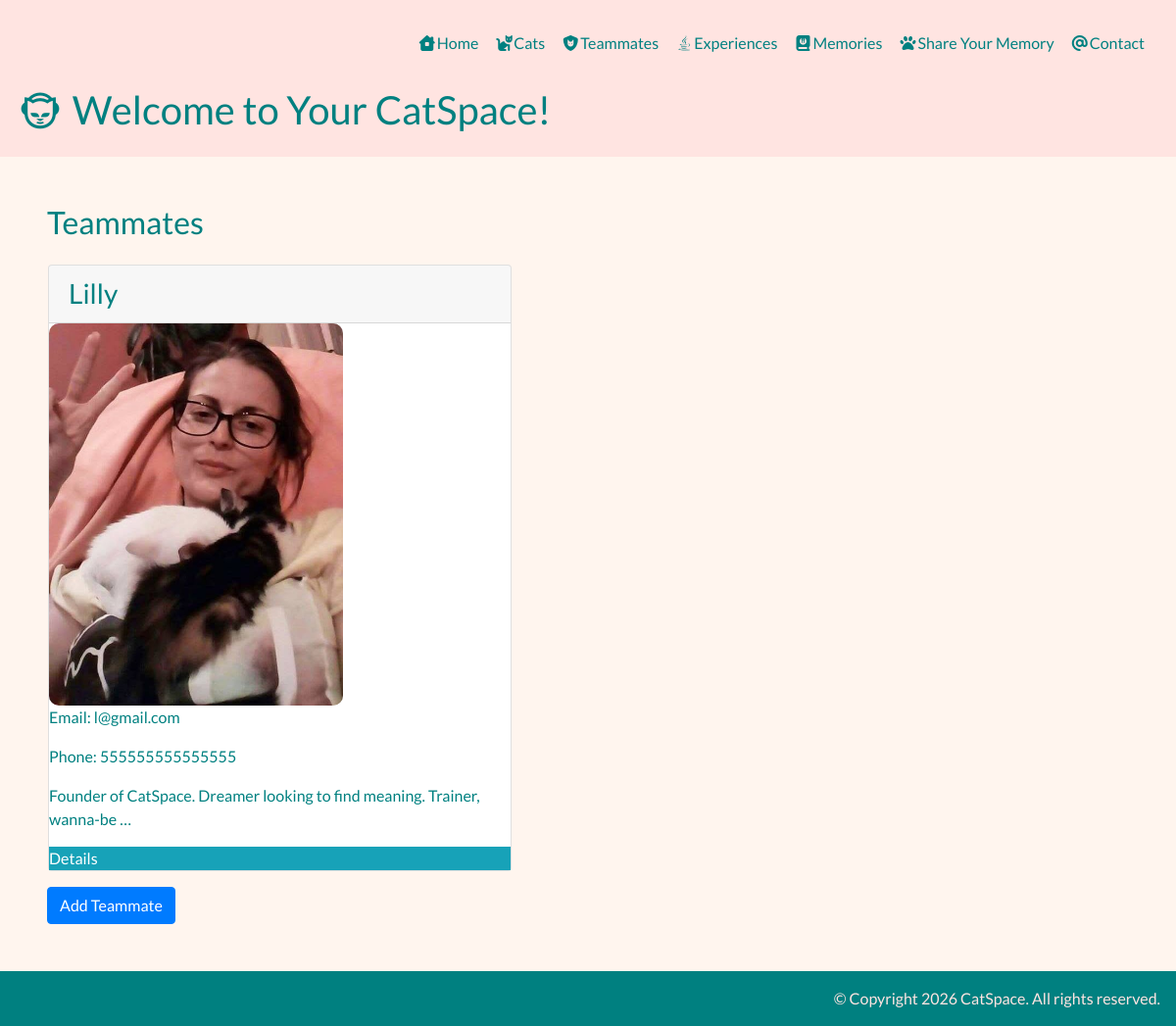
Page /teammates/ on the earlier database version.
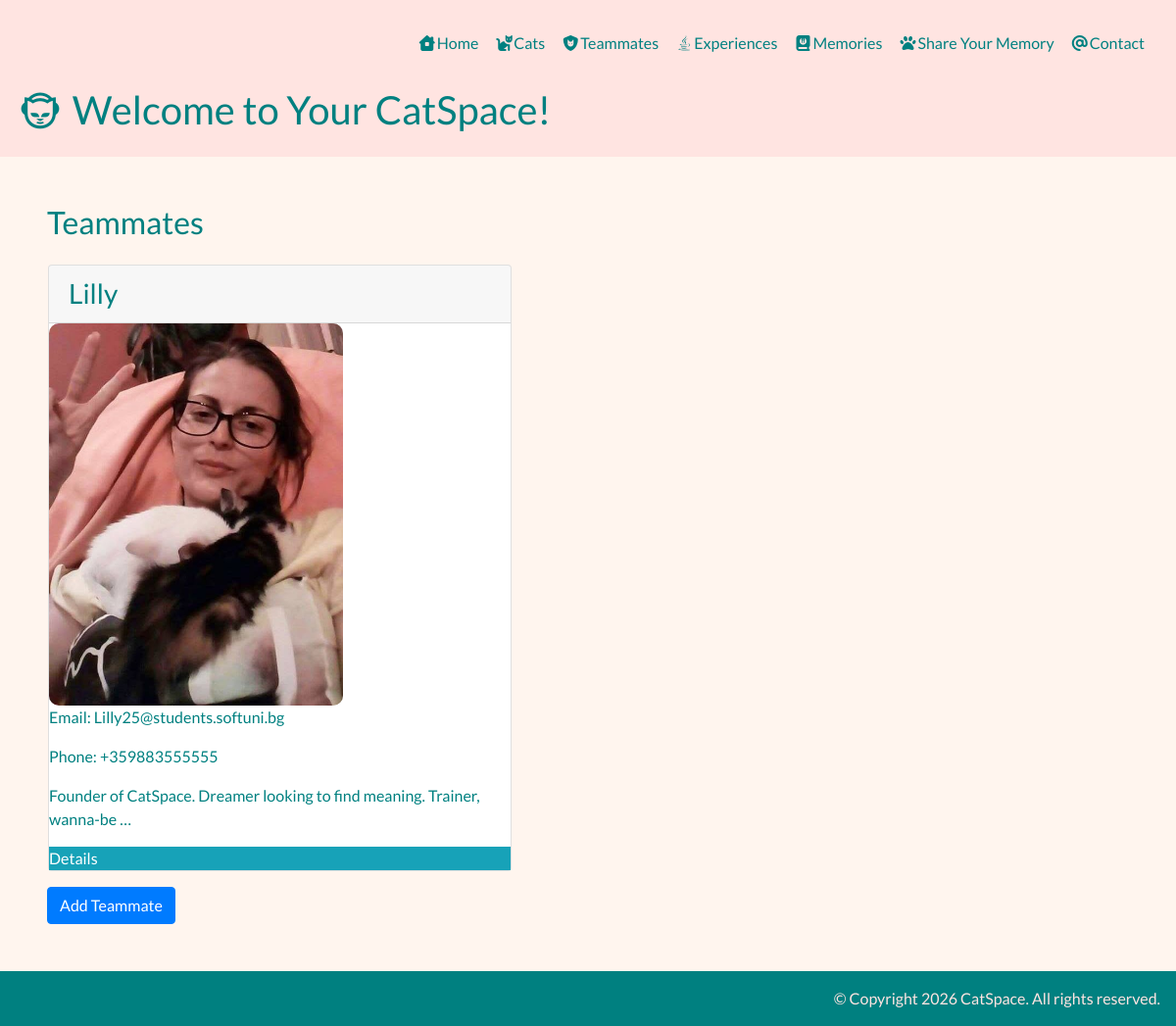
Same page on the later database version.
### teammates/models.py (models this page shows)
class Teammate(TimeStampMixin):
    name = models.CharField(max_length=30)
    description = models.TextField(blank=True)
    email = models.EmailField(max_length=100, unique=True)
    phone = PhoneNumberField(region="BG", blank=True, null=True)
    image_url = models.URLField(blank=True, null=True)
    username = models.CharField(max_length=30, unique=True, validators=[RegexValidator(r"^\w+\Z")])
    def __str__(self) -> str:
        return self.name

### teammates/views.py (the view)
# urls.py: path("", views.TeammateList.as_view(), name="list"),
class TeammateList(ListView):
    model = Teammate

### templates/teammates/teammate_list.html
{% extends "base.html" %}
{% load static %}
{% block content %}
    <h2>Teammates</h2>
    <section class="row">
        {% for teammate in teammate_list %}
            <article class="card col-5 m-3 p-0">
                <h3 class="card-header">{{ teammate }}</h3>
                <div class="card-img">
                    {% if teammate.image_url %}
                        <a href="{{ teammate.image_url }}">
                            <img src="{{ teammate.image_url }}" alt="Profile Image" width="300px">
                        </a>
                    {% endif %}
                </div>
                <p>Email: {{ teammate.email }}</p>
                {% if teammate.phone %}<p>Phone: {{ teammate.phone }}</p>{% endif %}
                {% if teammate.description %}<p>{{ teammate.description|truncatewords:10 }}</p>{% endif %}
                <a class="btn-info card-button" href="{% url 'teammates:detail' teammate.pk %}">Details</a>
            </article>
        {% empty %}
            <div class="my-3">
                <img src="{% static 'images/sami_mena.jpg' %}" alt="Sami Mena Cats" width="600px" height="auto">
            </div>
        {% endfor %}
    </section>
    <div><a class="btn btn-primary" href="{% url 'teammates:create' %}">Add Teammate</a></div>
{% endblock %}

Differences in the rows shown:
changed Teammate "Lilly": email "l@gmail.com" → "Lilly25@students.softuni.bg"; phone "555555555555555" → "+359883555555"
